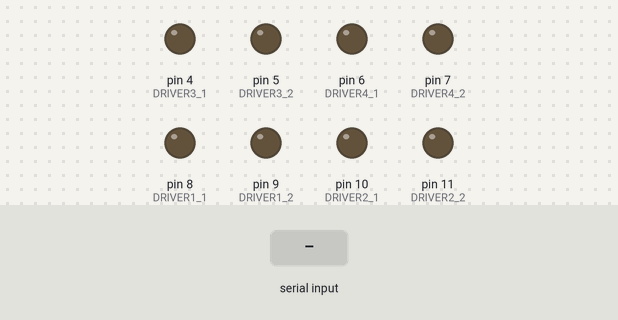
Bench run of a sketch on a simulated Arduino Uno, built with avr-gcc and run on an emulated ATmega328P. Parts: output pins drawn as LEDs (lit = HIGH). The inputs (shaded band) are chosen by the test bench.

Above: at 1.2 s.
1.3 s: "W" received over Serial
At 1.6 s:
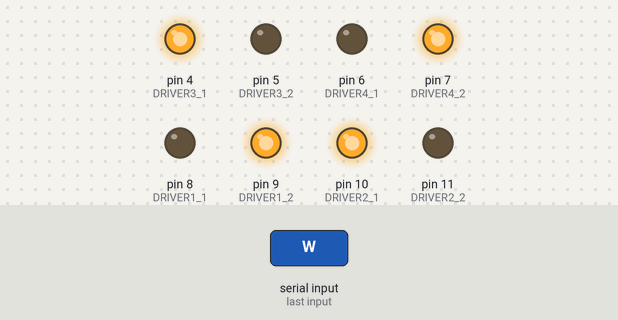
2.8 s: "S" received over Serial
At 4.0 s:
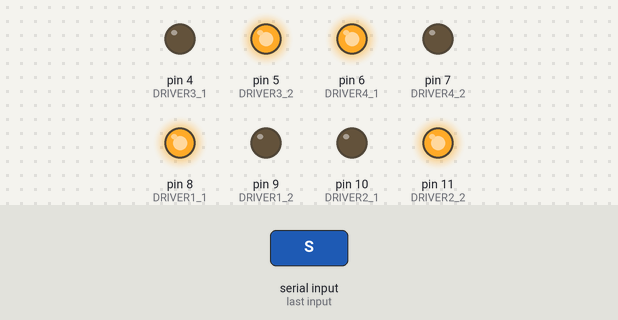
4.3 s: "A" received over Serial
At 5.1 s:
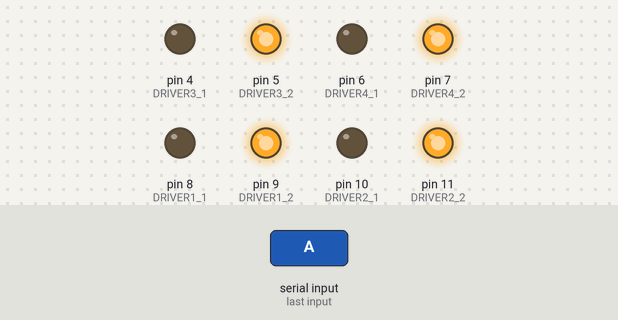
5.8 s: "D" received over Serial
At 6.3 s:
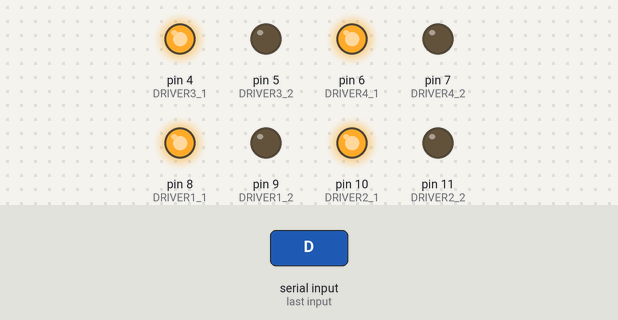
7.3 s: "L" received over Serial
At 8.5 s:
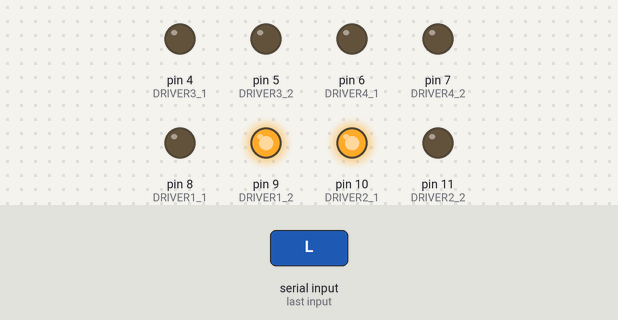
8.8 s: "w" received over Serial
At 9.7 s:
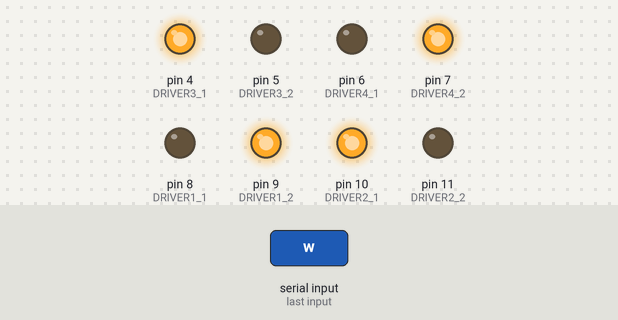
Timing chart, 0 to 11.3 s (numbered marks = the images above; inputs shaded):
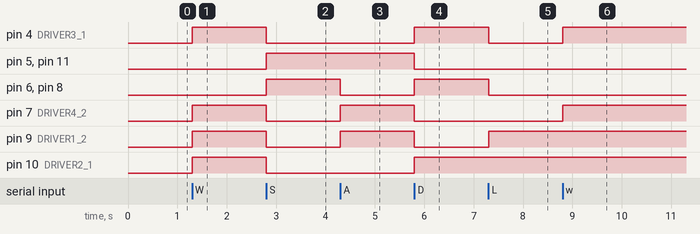

The sketch:

car.ino
```cpp
char command = "";      // a String to hold incoming data
const int DRIVER1_1 = 8;
const int DRIVER1_2 = 9;
const int DRIVER2_1 = 10;
const int DRIVER2_2 = 11;
const int DRIVER3_1 = 4;
const int DRIVER3_2 = 5;
const int DRIVER4_1 = 6;
const int DRIVER4_2 = 7;

const int SENSOR_FR = 0;
const int SENSOR_FL = 1;
const int SENSOR_BR = 2;
const int SENSOR_BL = 3;

const int ENGINES_POWER = 12;

// Motor enum definition
enum Motor {
  BackLeft = 0,
  FrontLeft = 1,
  BackRight = 2,
  FrontRight = 3
};

// State enum definition
enum State {
  Stop = 0,
  Forward = 1,
  Reverse = 2
};

// Motor reversal flags: true means the motor's forward/reverse are inverted
bool motorReversed[4] = {false, false, false, false};

void setup() {
  Serial.begin(9600);
  pinMode(DRIVER4_2, OUTPUT);
  pinMode(DRIVER4_1, OUTPUT);
  pinMode(DRIVER3_2, OUTPUT);
  pinMode(DRIVER3_1, OUTPUT);
  pinMode(DRIVER2_2, OUTPUT);
  pinMode(DRIVER2_1, OUTPUT);
  pinMode(DRIVER1_2, OUTPUT);
  pinMode(DRIVER1_1, OUTPUT);
  pinMode(ENGINES_POWER, OUTPUT);

  pinMode(SENSOR_FR, INPUT);
  pinMode(SENSOR_FL, INPUT);
  pinMode(SENSOR_BR, INPUT);
  pinMode(SENSOR_BL, INPUT);

  setMotorReversed(FrontLeft, true);
  setMotorReversed(BackRight, true);
}

void loop() {
  switch (command) {
    case 'W':
    case 'w':
      forward();
      break;
    case 'S':
    case 's':
      backward();
      break;
    case 'A':
    case 'a':
      left();
      break;
    case 'D':
    case 'd':
      right();
      break;
    case 'L':
    case 'l':
      rotate_cw();
      break;
    case 'J':
    case 'j':
      rotate_ccw();
      break;
    case 'E':
    case 'e':
      top_right();
      break;
    case 'Q':
    case 'q':
      top_left();
      break;
    case 'C':
    case 'c':
      bottom_right();
      break;
    case 'Z':
    case 'z':
      bottom_left();
      break;
    case '1':
      turn_engines_on();
      break;
    case '0':
      turn_engines_off();
      break;
    default:
      stop();
      break;
  }
}

void serialEvent() {
  while (Serial.available()) {
    char inChar = (char)Serial.read();
    command = inChar;
  }
}

void turn_engines_on() {
  stop();
  digitalWrite(ENGINES_POWER, HIGH);
}

void turn_engines_off() {
  stop();
  digitalWrite(ENGINES_POWER, LOW);
}

// Set motor state (Forward, Reverse, or Stop)
// Handles motor reversal by checking motorReversed[] array
void setMotorState(Motor motor, State state) {
  int pin1, pin2;
  bool forward_pin_active = true;  // Assume normal wiring

  // Map motor enum to driver pins
  switch(motor) {
    case BackLeft:
      pin1 = DRIVER1_1;
      pin2 = DRIVER1_2;
      break;
    case FrontLeft:
      pin1 = DRIVER2_1;
      pin2 = DRIVER2_2;
      break;
    case BackRight:
      pin1 = DRIVER3_1;
      pin2 = DRIVER3_2;
      break;
    case FrontRight:
      pin1 = DRIVER4_1;
      pin2 = DRIVER4_2;
      break;
  }

  // Check if motor is reversed, and invert the logic if needed
  if (motorReversed[motor]) {
    forward_pin_active = !forward_pin_active;
  }

  // Apply state to motor pins
  switch(state) {
    case Forward:
      digitalWrite(forward_pin_active ? pin2 : pin1, HIGH);
      digitalWrite(forward_pin_active ? pin1 : pin2, LOW);
      break;
    case Reverse:
      digitalWrite(forward_pin_active ? pin2 : pin1, LOW);
      digitalWrite(forward_pin_active ? pin1 : pin2, HIGH);
      break;
    case Stop:
      digitalWrite(pin1, LOW);
      digitalWrite(pin2, LOW);
      break;
  }
}

// Set motor reversal flag for a specific motor
void setMotorReversed(Motor motor, bool reversed) {
  motorReversed[motor] = reversed;
}

void forward() {
  setMotorState(FrontRight, Forward);
  setMotorState(BackRight, Forward);
  setMotorState(FrontLeft, Forward);
  setMotorState(BackLeft, Forward);
}

void backward() {
  setMotorState(FrontRight, Reverse);
  setMotorState(BackRight, Reverse);
  setMotorState(FrontLeft, Reverse);
  setMotorState(BackLeft, Reverse);
}

void right() {
  setMotorState(FrontLeft, Forward);
  setMotorState(BackLeft, Reverse);
  setMotorState(FrontRight, Reverse);
  setMotorState(BackRight, Forward);
}

void left() {
  setMotorState(FrontLeft, Reverse);
  setMotorState(BackLeft, Forward);
  setMotorState(FrontRight, Forward);
  setMotorState(BackRight, Reverse);
}

void rotate_ccw() {
  setMotorState(FrontLeft, Stop);
  setMotorState(BackLeft, Stop);
  setMotorState(FrontRight, Forward);
  setMotorState(BackRight, Forward);
}

void rotate_cw() {
  setMotorState(FrontLeft, Forward);
  setMotorState(BackLeft, Forward);
  setMotorState(FrontRight, Stop);
  setMotorState(BackRight, Stop);
}

void top_right() {
  setMotorState(FrontLeft, Forward);
  setMotorState(BackLeft, Stop);
  setMotorState(FrontRight, Stop);
  setMotorState(BackRight, Forward);
}

void top_left() {
  setMotorState(FrontLeft, Stop);
  setMotorState(BackLeft, Forward);
  setMotorState(FrontRight, Forward);
  setMotorState(BackRight, Stop);
}

void bottom_right() {
  setMotorState(FrontLeft, Reverse);
  setMotorState(BackLeft, Stop);
  setMotorState(FrontRight, Stop);
  setMotorState(BackRight, Reverse);
}

void bottom_left() {
  setMotorState(FrontLeft, Stop);
  setMotorState(BackLeft, Reverse);
  setMotorState(FrontRight, Reverse);
  setMotorState(BackRight, Stop);
}

void stop() {
  setMotorState(FrontRight, Stop);
  setMotorState(BackRight, Stop);
  setMotorState(FrontLeft, Stop);
  setMotorState(BackLeft, Stop);
}
```

Measured:
- after the input at 1.3 s, pin 4 (DRIVER3_1), pin 7 (DRIVER4_2), pin 9 (DRIVER1_2), pin 10 (DRIVER2_1): LOW → HIGH at once
- after the input at 2.8 s, pin 4 (DRIVER3_1), pin 7 (DRIVER4_2), pin 9 (DRIVER1_2), pin 10 (DRIVER2_1): HIGH → LOW at once; pin 5 (DRIVER3_2), pin 6 (DRIVER4_1), pin 8 (DRIVER1_1), pin 11 (DRIVER2_2): LOW → HIGH at once
- after the input at 4.3 s, pin 6 (DRIVER4_1), pin 8 (DRIVER1_1): HIGH → LOW at once; pin 7 (DRIVER4_2), pin 9 (DRIVER1_2): LOW → HIGH at once
- after the input at 5.8 s, pin 4 (DRIVER3_1), pin 6 (DRIVER4_1), pin 8 (DRIVER1_1), pin 10 (DRIVER2_1): LOW → HIGH at once; pin 5 (DRIVER3_2), pin 7 (DRIVER4_2), pin 9 (DRIVER1_2), pin 11 (DRIVER2_2): HIGH → LOW at once
- after the input at 7.3 s, pin 4 (DRIVER3_1), pin 6 (DRIVER4_1), pin 8 (DRIVER1_1): HIGH → LOW at once; pin 9 (DRIVER1_2): LOW → HIGH at once
- after the input at 8.8 s, pin 4 (DRIVER3_1), pin 7 (DRIVER4_2): LOW → HIGH at once
